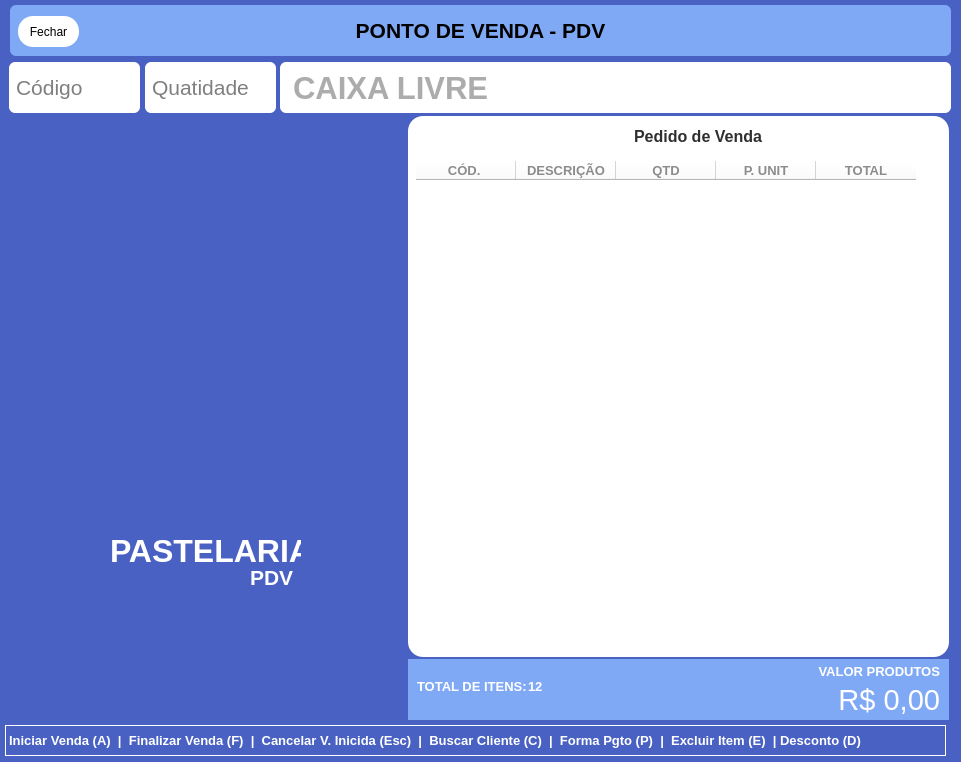
<?xml version="1.0" encoding="UTF-8"?>
<ui version="4.0">
 <class>MainWindow</class>
 <widget class="QMainWindow" name="MainWindow">
  <property name="geometry">
   <rect>
    <x>0</x>
    <y>0</y>
    <width>961</width>
    <height>762</height>
   </rect>
  </property>
  <property name="mouseTracking">
   <bool>true</bool>
  </property>
  <property name="focusPolicy">
   <enum>Qt::StrongFocus</enum>
  </property>
  <property name="windowTitle">
   <string>MainWindow</string>
  </property>
  <property name="styleSheet">
   <string notr="true">background-color: rgb(72, 97, 195);
border-radius: 15px</string>
  </property>
  <widget class="QWidget" name="centralwidget">
   <widget class="QLineEdit" name="edtCodigoProduto">
    <property name="geometry">
     <rect>
      <x>9</x>
      <y>62</y>
      <width>131</width>
      <height>51</height>
     </rect>
    </property>
    <property name="font">
     <font>
      <pointsize>16</pointsize>
     </font>
    </property>
    <property name="focusPolicy">
     <enum>Qt::StrongFocus</enum>
    </property>
    <property name="styleSheet">
     <string notr="true">alternate-background-color: rgb(255, 255, 255);
background-color: rgb(255, 255, 255);
border-radius: 6px;
padding: 0px 0px 0px 5px</string>
    </property>
    <property name="placeholderText">
     <string>Código</string>
    </property>
   </widget>
   <widget class="QLineEdit" name="edtQTD">
    <property name="geometry">
     <rect>
      <x>145</x>
      <y>62</y>
      <width>131</width>
      <height>51</height>
     </rect>
    </property>
    <property name="font">
     <font>
      <pointsize>16</pointsize>
     </font>
    </property>
    <property name="focusPolicy">
     <enum>Qt::StrongFocus</enum>
    </property>
    <property name="styleSheet">
     <string notr="true">alternate-background-color: rgb(255, 255, 255);
background-color: rgb(255, 255, 255);
border-radius: 6px;
padding: 0px 0px 0px 5px</string>
    </property>
    <property name="placeholderText">
     <string>Quatidade</string>
    </property>
   </widget>
   <widget class="QPushButton" name="btnFechar">
    <property name="geometry">
     <rect>
      <x>18</x>
      <y>16</y>
      <width>61</width>
      <height>31</height>
     </rect>
    </property>
    <property name="styleSheet">
     <string notr="true">background-color: rgb(255, 255, 255);</string>
    </property>
    <property name="text">
     <string>Fechar</string>
    </property>
   </widget>
   <widget class="QPushButton" name="lblMenu">
    <property name="geometry">
     <rect>
      <x>890</x>
      <y>18</y>
      <width>51</width>
      <height>28</height>
     </rect>
    </property>
    <property name="styleSheet">
     <string notr="true">background-color: rgb(128, 169, 245);
color: rgb(255, 255, 255);</string>
    </property>
    <property name="text">
     <string/>
    </property>
    <property name="icon">
     <iconset>
      <normalon>img/IconeQmenu.png</normalon>
     </iconset>
    </property>
    <property name="iconSize">
     <size>
      <width>38</width>
      <height>38</height>
     </size>
    </property>
    <property name="autoDefault">
     <bool>false</bool>
    </property>
   </widget>
   <widget class="QWidget" name="widget_3" native="true">
    <property name="geometry">
     <rect>
      <x>408</x>
      <y>116</y>
      <width>541</width>
      <height>541</height>
     </rect>
    </property>
    <property name="styleSheet">
     <string notr="true">background-color: rgb(255, 255, 255);
border-radius: 0xp;</string>
    </property>
    <widget class="QTableWidget" name="tabelaDados">
     <property name="geometry">
      <rect>
       <x>8</x>
       <y>45</y>
       <width>521</width>
       <height>481</height>
      </rect>
     </property>
     <property name="styleSheet">
      <string notr="true">background-color: rgb(255, 255, 255);
color: rgb(140, 140, 140);
Border:none
</string>
     </property>
     <property name="editTriggers">
      <set>QAbstractItemView::NoEditTriggers</set>
     </property>
     <property name="alternatingRowColors">
      <bool>false</bool>
     </property>
     <property name="selectionBehavior">
      <enum>QAbstractItemView::SelectRows</enum>
     </property>
     <property name="gridStyle">
      <enum>Qt::NoPen</enum>
     </property>
     <attribute name="horizontalHeaderVisible">
      <bool>true</bool>
     </attribute>
     <attribute name="horizontalHeaderCascadingSectionResizes">
      <bool>false</bool>
     </attribute>
     <attribute name="horizontalHeaderHighlightSections">
      <bool>false</bool>
     </attribute>
     <attribute name="horizontalHeaderShowSortIndicator" stdset="0">
      <bool>false</bool>
     </attribute>
     <attribute name="horizontalHeaderStretchLastSection">
      <bool>false</bool>
     </attribute>
     <attribute name="verticalHeaderVisible">
      <bool>false</bool>
     </attribute>
     <attribute name="verticalHeaderHighlightSections">
      <bool>false</bool>
     </attribute>
     <attribute name="verticalHeaderShowSortIndicator" stdset="0">
      <bool>false</bool>
     </attribute>
     <attribute name="verticalHeaderStretchLastSection">
      <bool>false</bool>
     </attribute>
     <column>
      <property name="text">
       <string>CÓD. </string>
      </property>
      <property name="font">
       <font>
        <pointsize>10</pointsize>
        <weight>75</weight>
        <bold>true</bold>
       </font>
      </property>
      <property name="textAlignment">
       <set>AlignCenter</set>
      </property>
     </column>
     <column>
      <property name="text">
       <string>DESCRIÇÃO</string>
      </property>
      <property name="font">
       <font>
        <pointsize>10</pointsize>
        <weight>75</weight>
        <bold>true</bold>
       </font>
      </property>
     </column>
     <column>
      <property name="text">
       <string>QTD</string>
      </property>
      <property name="font">
       <font>
        <pointsize>10</pointsize>
        <weight>75</weight>
        <bold>true</bold>
       </font>
      </property>
      <property name="textAlignment">
       <set>AlignCenter</set>
      </property>
     </column>
     <column>
      <property name="text">
       <string>P. UNIT</string>
      </property>
      <property name="font">
       <font>
        <pointsize>10</pointsize>
        <weight>75</weight>
        <bold>true</bold>
       </font>
      </property>
      <property name="textAlignment">
       <set>AlignCenter</set>
      </property>
     </column>
     <column>
      <property name="text">
       <string>TOTAL</string>
      </property>
      <property name="font">
       <font>
        <pointsize>10</pointsize>
        <weight>75</weight>
        <bold>true</bold>
       </font>
      </property>
      <property name="textAlignment">
       <set>AlignCenter</set>
      </property>
     </column>
    </widget>
    <widget class="QLabel" name="lblDataHoraPedido_2">
     <property name="geometry">
      <rect>
       <x>226</x>
       <y>10</y>
       <width>141</width>
       <height>21</height>
      </rect>
     </property>
     <property name="font">
      <font>
       <pointsize>12</pointsize>
       <weight>75</weight>
       <bold>true</bold>
      </font>
     </property>
     <property name="styleSheet">
      <string notr="true">color: rgb(47, 47, 47);</string>
     </property>
     <property name="text">
      <string>Pedido de Venda</string>
     </property>
    </widget>
    <widget class="QLabel" name="label_spinner">
     <property name="geometry">
      <rect>
       <x>150</x>
       <y>170</y>
       <width>221</width>
       <height>231</height>
      </rect>
     </property>
     <property name="styleSheet">
      <string notr="true"/>
     </property>
     <property name="text">
      <string/>
     </property>
     <property name="scaledContents">
      <bool>true</bool>
     </property>
    </widget>
   </widget>
   <widget class="QLabel" name="label_18">
    <property name="geometry">
     <rect>
      <x>5</x>
      <y>725</y>
      <width>941</width>
      <height>31</height>
     </rect>
    </property>
    <property name="font">
     <font>
      <pointsize>10</pointsize>
      <weight>75</weight>
      <bold>true</bold>
     </font>
    </property>
    <property name="styleSheet">
     <string notr="true">color: rgb(255, 255, 255);
border: 1px solid white;
border-radius: none;</string>
    </property>
    <property name="text">
     <string>Iniciar Venda (A)  |  Finalizar Venda (F)  |  Cancelar V. Inicida (Esc)  |  Buscar Cliente (C)  |  Forma Pgto (P)  |  Excluir Item (E)  | Desconto (D)</string>
    </property>
   </widget>
   <widget class="QLabel" name="lblDescricao">
    <property name="geometry">
     <rect>
      <x>280</x>
      <y>62</y>
      <width>671</width>
      <height>51</height>
     </rect>
    </property>
    <property name="font">
     <font>
      <pointsize>23</pointsize>
      <weight>75</weight>
      <bold>true</bold>
     </font>
    </property>
    <property name="styleSheet">
     <string notr="true">color: rgb(172, 172, 172);
background-color: rgb(255, 255, 255);
border-radius: 6px;
padding: 0px 0px 0px 5px</string>
    </property>
    <property name="text">
     <string>CAIXA LIVRE </string>
    </property>
   </widget>
   <widget class="QLabel" name="label">
    <property name="geometry">
     <rect>
      <x>10</x>
      <y>5</y>
      <width>941</width>
      <height>51</height>
     </rect>
    </property>
    <property name="font">
     <font>
      <pointsize>16</pointsize>
      <weight>75</weight>
      <bold>true</bold>
     </font>
    </property>
    <property name="styleSheet">
     <string notr="true">background-color: rgb(128, 169, 245);
color: rgb(0, 0, 0);
border-radius: 6px</string>
    </property>
    <property name="text">
     <string>PONTO DE VENDA - PDV</string>
    </property>
    <property name="alignment">
     <set>Qt::AlignCenter</set>
    </property>
   </widget>
   <widget class="QLabel" name="lblImagem">
    <property name="geometry">
     <rect>
      <x>50</x>
      <y>220</y>
      <width>300</width>
      <height>300</height>
     </rect>
    </property>
    <property name="text">
     <string/>
    </property>
    <property name="pixmap">
     <pixmap>img/sopro.png</pixmap>
    </property>
    <property name="scaledContents">
     <bool>true</bool>
    </property>
   </widget>
   <widget class="QLabel" name="label_2">
    <property name="geometry">
     <rect>
      <x>110</x>
      <y>520</y>
      <width>191</width>
      <height>61</height>
     </rect>
    </property>
    <property name="font">
     <font>
      <family>Segoe UI</family>
      <pointsize>24</pointsize>
      <weight>75</weight>
      <bold>true</bold>
     </font>
    </property>
    <property name="styleSheet">
     <string notr="true">color: rgb(255, 255, 255);</string>
    </property>
    <property name="text">
     <string>PASTELARIA</string>
    </property>
   </widget>
   <widget class="QLabel" name="label_3">
    <property name="geometry">
     <rect>
      <x>250</x>
      <y>567</y>
      <width>51</width>
      <height>20</height>
     </rect>
    </property>
    <property name="font">
     <font>
      <family>Segoe UI</family>
      <pointsize>16</pointsize>
      <weight>75</weight>
      <bold>true</bold>
     </font>
    </property>
    <property name="styleSheet">
     <string notr="true">color: rgb(255, 255, 255);</string>
    </property>
    <property name="text">
     <string>PDV</string>
    </property>
   </widget>
   <widget class="QWidget" name="widget_2" native="true">
    <property name="geometry">
     <rect>
      <x>408</x>
      <y>659</y>
      <width>541</width>
      <height>61</height>
     </rect>
    </property>
    <property name="styleSheet">
     <string notr="true">background-color: rgb(128, 169, 245);
color: rgb(255, 255, 255);
border-radius: 0px;
</string>
    </property>
    <widget class="QLabel" name="label_6">
     <property name="geometry">
      <rect>
       <x>9</x>
       <y>12</y>
       <width>111</width>
       <height>31</height>
      </rect>
     </property>
     <property name="font">
      <font>
       <pointsize>10</pointsize>
       <weight>75</weight>
       <bold>true</bold>
      </font>
     </property>
     <property name="styleSheet">
      <string notr="true">color: rgb(255, 255, 255);</string>
     </property>
     <property name="text">
      <string>TOTAL DE ITENS:</string>
     </property>
    </widget>
    <widget class="QLabel" name="lblQTDItens">
     <property name="geometry">
      <rect>
       <x>120</x>
       <y>12</y>
       <width>41</width>
       <height>31</height>
      </rect>
     </property>
     <property name="font">
      <font>
       <pointsize>10</pointsize>
       <weight>75</weight>
       <bold>true</bold>
      </font>
     </property>
     <property name="styleSheet">
      <string notr="true">color: rgb(255, 255, 255);
</string>
     </property>
     <property name="text">
      <string>12</string>
     </property>
    </widget>
    <widget class="QLabel" name="lblValorProdutos">
     <property name="geometry">
      <rect>
       <x>361</x>
       <y>25</y>
       <width>171</width>
       <height>31</height>
      </rect>
     </property>
     <property name="font">
      <font>
       <pointsize>22</pointsize>
       <weight>50</weight>
       <bold>false</bold>
      </font>
     </property>
     <property name="styleSheet">
      <string notr="true">color: rgb(255, 255, 255);
</string>
     </property>
     <property name="text">
      <string>R$ 0,00</string>
     </property>
     <property name="alignment">
      <set>Qt::AlignRight|Qt::AlignTrailing|Qt::AlignVCenter</set>
     </property>
    </widget>
    <widget class="QLabel" name="label_10">
     <property name="geometry">
      <rect>
       <x>361</x>
       <y>2</y>
       <width>171</width>
       <height>21</height>
      </rect>
     </property>
     <property name="font">
      <font>
       <pointsize>10</pointsize>
       <weight>75</weight>
       <bold>true</bold>
      </font>
     </property>
     <property name="autoFillBackground">
      <bool>false</bool>
     </property>
     <property name="styleSheet">
      <string notr="true">color: rgb(255, 255, 255);
background-color: none;</string>
     </property>
     <property name="frameShape">
      <enum>QFrame::NoFrame</enum>
     </property>
     <property name="frameShadow">
      <enum>QFrame::Plain</enum>
     </property>
     <property name="lineWidth">
      <number>0</number>
     </property>
     <property name="text">
      <string>VALOR PRODUTOS</string>
     </property>
     <property name="scaledContents">
      <bool>false</bool>
     </property>
     <property name="alignment">
      <set>Qt::AlignRight|Qt::AlignTrailing|Qt::AlignVCenter</set>
     </property>
     <property name="wordWrap">
      <bool>false</bool>
     </property>
    </widget>
   </widget>
   <zorder>label</zorder>
   <zorder>edtCodigoProduto</zorder>
   <zorder>edtQTD</zorder>
   <zorder>btnFechar</zorder>
   <zorder>lblMenu</zorder>
   <zorder>widget_3</zorder>
   <zorder>label_18</zorder>
   <zorder>lblDescricao</zorder>
   <zorder>lblImagem</zorder>
   <zorder>label_2</zorder>
   <zorder>label_3</zorder>
   <zorder>widget_2</zorder>
  </widget>
  <action name="actioncadastro_produto">
   <property name="text">
    <string>cadastro produto</string>
   </property>
  </action>
  <action name="actionfinalizar_espediene">
   <property name="text">
    <string>finalizar espediene</string>
   </property>
  </action>
 </widget>
 <tabstops>
  <tabstop>edtCodigoProduto</tabstop>
  <tabstop>edtQTD</tabstop>
  <tabstop>lblMenu</tabstop>
  <tabstop>btnFechar</tabstop>
  <tabstop>tabelaDados</tabstop>
 </tabstops>
 <resources/>
 <connections/>
</ui>
